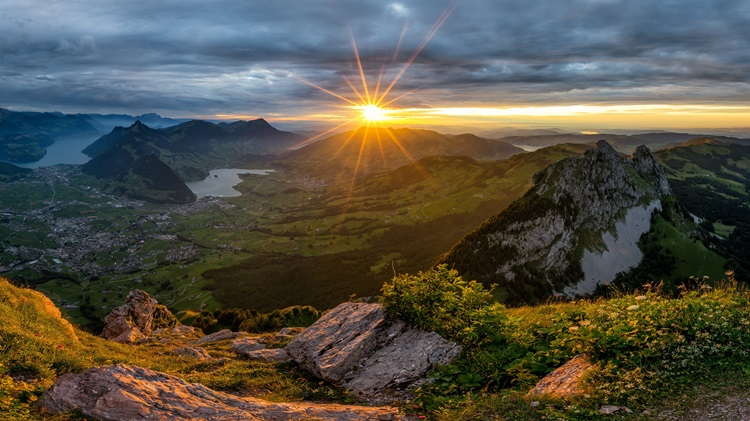
#> input picture OpenCV EEA/mount.jpg, 750 x 421 px, found by its file name
$ python Abhishek_220048_Midterm_Code1.py
#> lines starting #> are read from the running program, lines starting #| are printed output that depends on the picture
import cv2
import numpy as np

def ig_filter(s):
    image = cv2.imread(s)
#> image is the input picture: shape (421, 750, 3); mean B, G, R 69.8, 81.4, 84.3

    brightness = 0.5
    image1 = np.clip(image * brightness, 0, 255).astype(np.uint8)
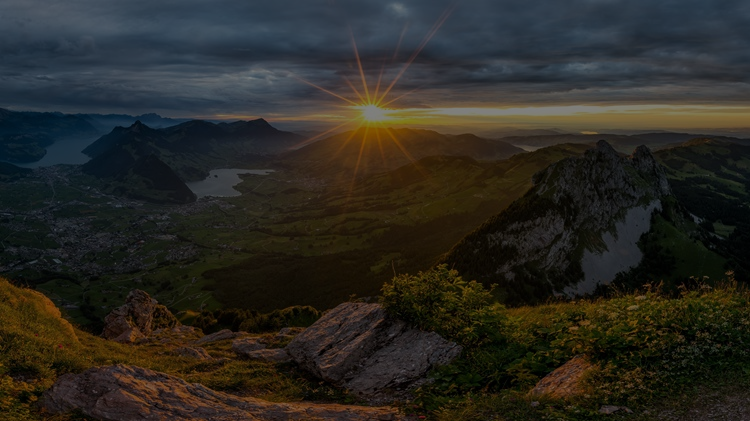
#> image1: shape (421, 750, 3); mean B, G, R 34.7, 40.5, 41.9

    contrast = 1.5
    image2 = cv2.convertScaleAbs(image1, alpha=contrast, beta=0)
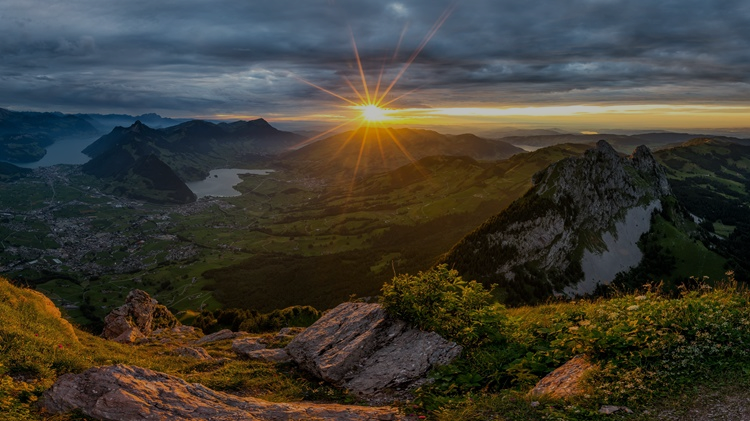
#> image2: shape (421, 750, 3); mean B, G, R 52, 60.7, 62.8

    image3 = cv2.cvtColor(image2, cv2.COLOR_BGR2HSV)
#> image3: shape (421, 750, 3); mean H, S, V 56.9, 127.5, 74.8
    image3[:, :, 1] = np.clip(image3[:, :, 1] * 1.5, 0, 255).astype(np.uint8)
#> image3: shape (421, 750, 3); mean H, S, V 56.9, 169.7, 74.8

    finalImage = cv2.cvtColor(image3, cv2.COLOR_HSV2BGR)
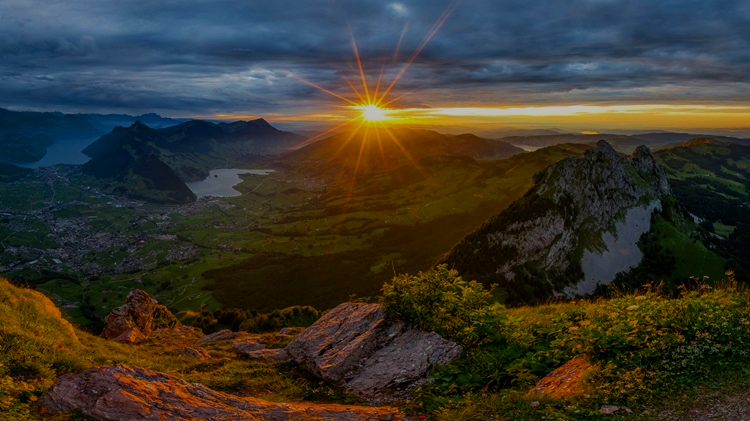
#> finalImage: shape (421, 750, 3); mean B, G, R 44.5, 54.8, 57.1
    cv2.imshow("Original", image)
    # cv2.imshow("Brightness" , image1)
    cv2.imshow('Filtered Image', finalImage)
    # cv2.imshow('Contrast', image2)
    cv2.waitKey(0)
    cv2.destroyAllWindows()


ig_filter(r"C:\Users\DELL\OneDrive - IIT Kanpur\Desktop\OpenCV EEA\mount.jpg")

$ run again, with OpenCV EEA/600x600.jpg copied over OpenCV EEA/mount.jpg
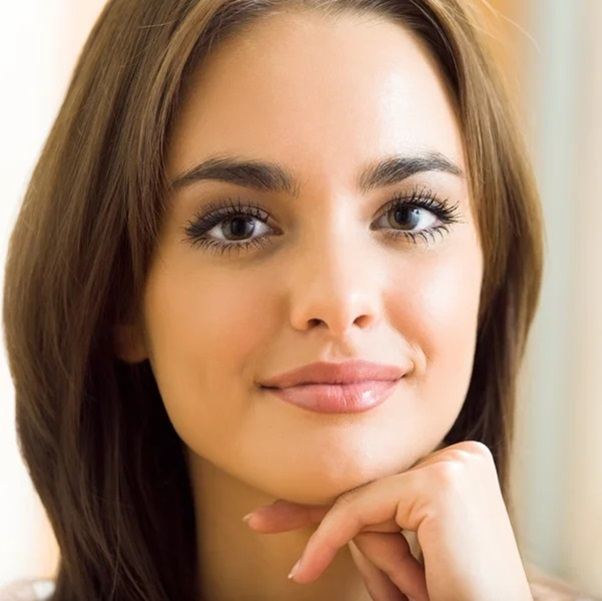
#> input picture OpenCV EEA/600x600.jpg, 602 x 601 px, found by its file name
#> in ig_filter, image is the input picture: shape (601, 602, 3); mean B, G, R 111.3, 136.4, 169.6
#> in ig_filter, `image1 = np.clip(image * brightness, 0, 255).astype(np.uint8)`:
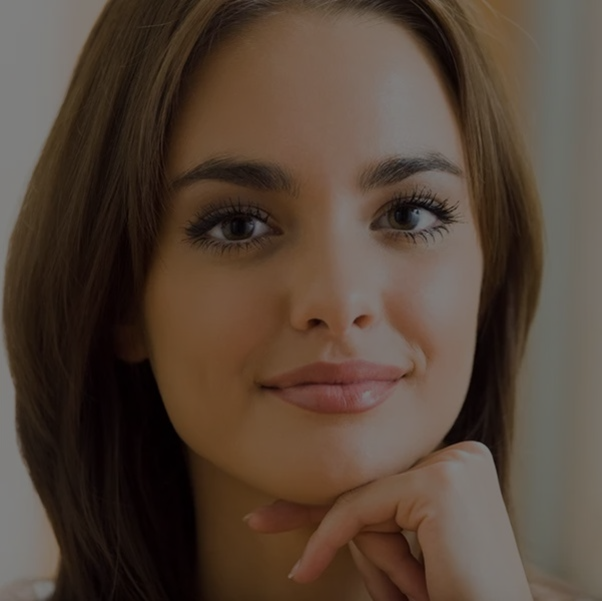
#> image1: shape (601, 602, 3); mean B, G, R 55.4, 68, 84.6
#> in ig_filter, `finalImage = cv2.cvtColor(image3, cv2.COLOR_HSV2BGR)`:
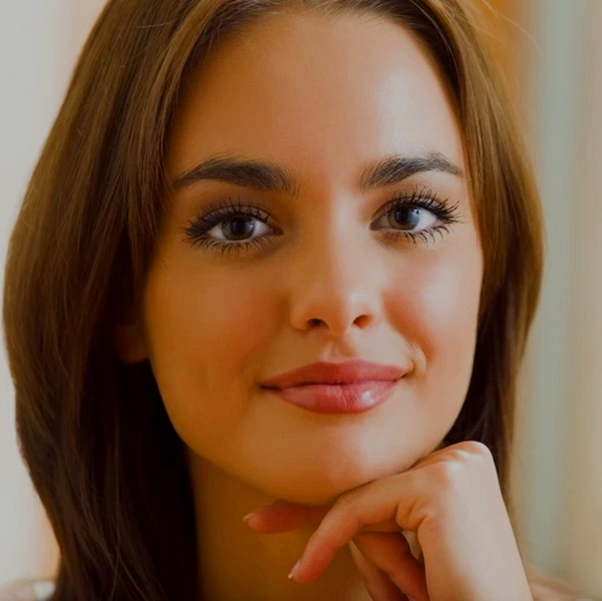
#> finalImage: shape (601, 602, 3); mean B, G, R 61.4, 89.5, 126.8

$ run again, with OpenCV EEA/Coins.jpg copied over OpenCV EEA/mount.jpg
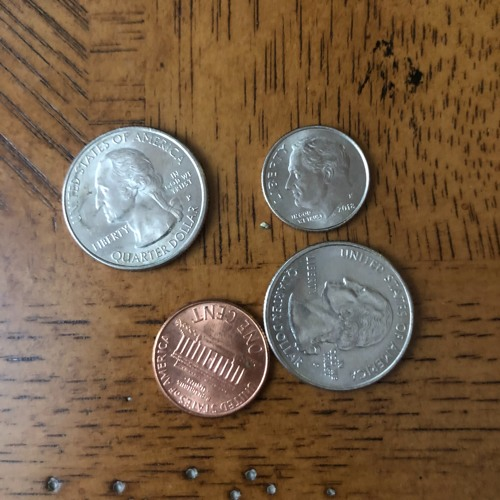
#> input picture OpenCV EEA/Coins.jpg, 500 x 500 px, found by its file name
#> in ig_filter, image is the input picture: shape (500, 500, 3); mean B, G, R 71.7, 95.3, 118.4
#> in ig_filter, `image1 = np.clip(image * brightness, 0, 255).astype(np.uint8)`:
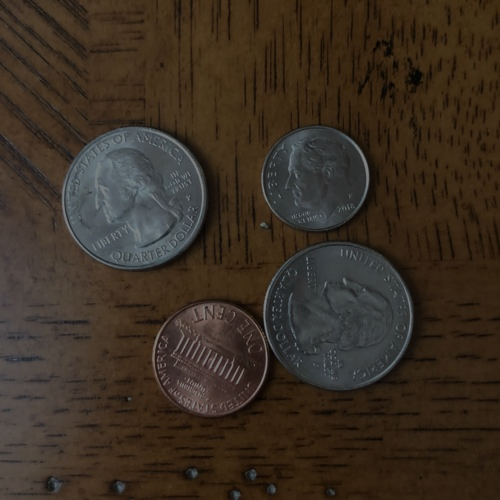
#> image1: shape (500, 500, 3); mean B, G, R 35.6, 47.4, 59
#> in ig_filter, `finalImage = cv2.cvtColor(image3, cv2.COLOR_HSV2BGR)`:
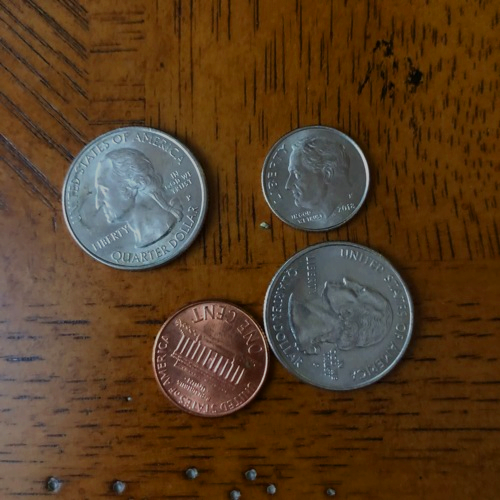
#> finalImage: shape (500, 500, 3); mean B, G, R 35.8, 61.6, 87.3
